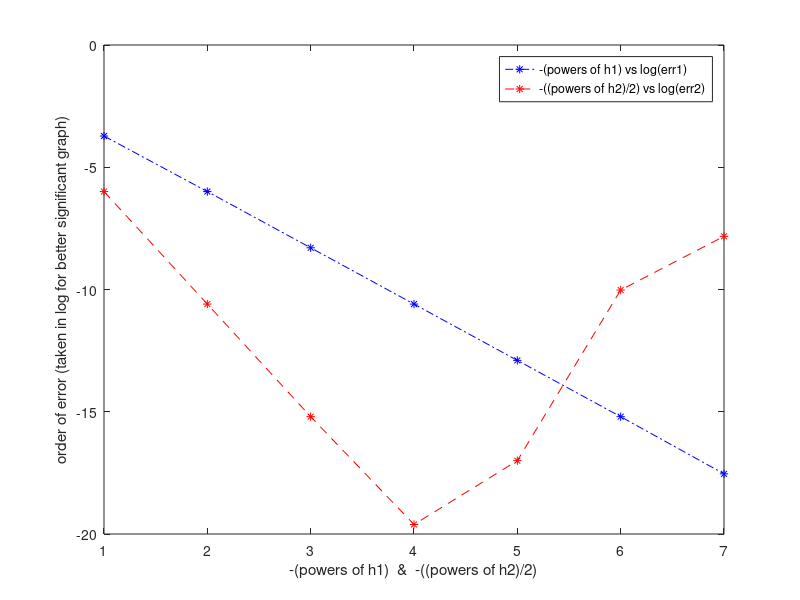

Write MATLAB code to recreate this figure.
% Numerical differentiation [direct methods]

% For small h [ h<<x ]
% => f'(x)=(f(x+h)-f(x))/h

% Taylor's series
% f(x+h) = f(x) + h*f'(x) + ((h^2)/2)f''(x) + ((h^3)/3)f'''(x) +
% ((h^4)/)f^['4](x) + ........... 
% this series implies an approximation
% => f'(x)=(f(x+h)-f(x))/h + [(h/2)f''(q)] 
% here [(h/2)f''(q)] = 0 = 0*(h)


% let us illustrate error exmaple using direct
% algorithm f'(x)=(f(x+h)-f(x))/h
% calculating error in approximation of f(x)=1/(1+x^2)=p'(x)
% => p(x)=tan^-1(x)   or   p(x)=atan(x)
% by approximation f(x)=(p(x+h)-p(x))/h

h1_powers=[1:7];
h2_powers=[2:2:14];
h1=10.^(-h1_powers);
h2=10.^(-h2_powers);
x=1;
true_val=1/(1+x^2);
err1=[];
err2=[];
for i=1:7
    err1(i)=abs( true_val  -  (atan(x+h1(i))-atan(x))/h1(i) );
    err2(i)=abs( true_val  -  (atan(x+h2(i))-atan(x))/h2(i) );
end
plot([1:7],log(err1),'b*-.',[1:7],log(err2),'r*--');
hold on
xlabel('-(powers of h1)  &  -((powers of h2)/2)');
ylabel('order of error (taken in log for better significant graph)');
legend('-(powers of h1) vs log(err1)','-((powers of h2)/2) vs log(err2)');

clc;
disp('Result');
disp(' ');
disp('In case of h1=[0.1,0.01,....,10^-7] we saw error decreases with');
disp('decreasing h1(approximation factor)');
disp(' ');
disp('In case of h1=[0.01,0.0001,....,10^-14] we saw error decreases');
disp('with decreasing h2(approximation factor) to a certain limit but');
disp('than the error increases, this is because due to machine precision');
disp('after a certain low value of h2 then the round-off error takes');
disp('over truncation error');





 
% In case of h1=[0.1,0.01,....,10^-7] we saw error decreases with
% decreasing h1(approximation factor)
 
% In case of h1=[0.01,0.0001,....,10^-14] we saw error decreases with
% decreasing h2(approximation factor) to a certain limit but than th
% e error increases, this is because due to machine precision after a
% certain low value of h2 then the round-off error takes over truncation
% error

% till the linear curve we notice error(s) changes by same order as that of
% h(s), This is the meaning of order of accuracy of any numerical method.

% Basically this script has used direct method ( An algorithm is
% directly used to compute the result directy, ex: McLaurin series
% Algorithm, Numerical Derivative Algorithm. ) 

% Next we will see error demonstration by iterative method.




